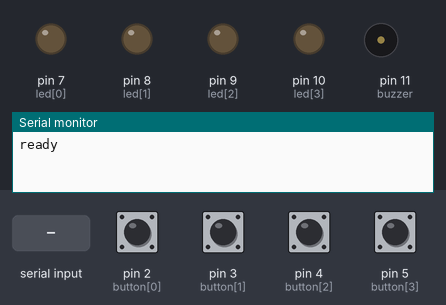
A sketch run on a simulated Arduino Uno, built with avr-gcc and run on an emulated ATmega328P. Shown: output pins drawn as LEDs (lit = HIGH), buzzer (waves = sounding, pin HIGH), the last lines printed to the serial monitor. Dashed ring = blinking. The test bench sets the inputs (shaded band); at power-on: pin 2 (button[0]), pin 3 (button[1]), pin 4 (button[2]), pin 5 (button[3]) LOW. Random numbers use the default seed unless the sketch sets one.

Above: at 1.2 s.
1.3 s: "1\n" received over Serial
At 1.45 s:
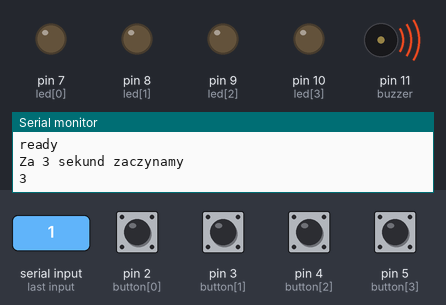
4.3 s: "test\n" received over Serial
At 4.85 s:
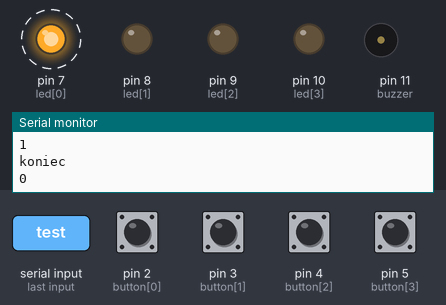
7.3 s: "2\n" received over Serial
At 7.45 s:
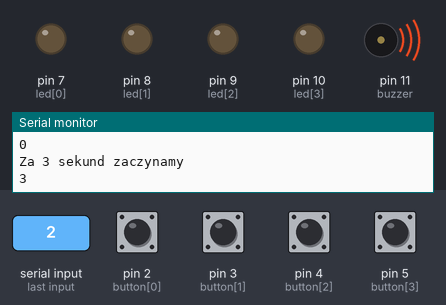
10.3 s: pin 2 (button[0]) pulled HIGH for 1 s
12.8 s: pin 3 (button[1]) pulled HIGH for 0.15 s
At 14.0 s:
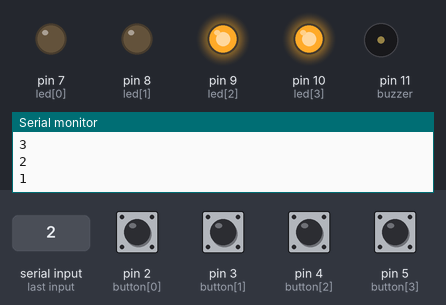
14.4 s: pin 4 (button[2]) pulled HIGH for 0.15 s
At 15.4 s:
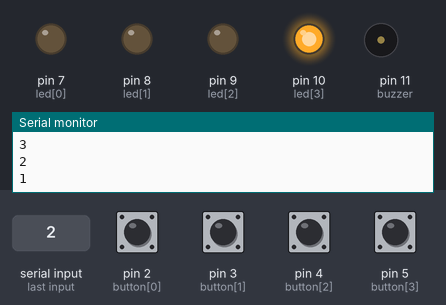
Timing chart, 0 to 17.0 s (numbered marks = the images above; inputs shaded):
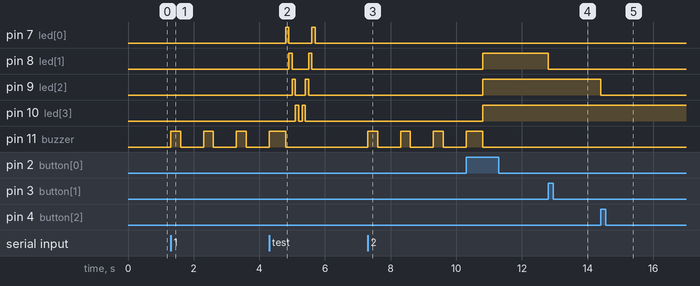

The sketch:

2_tryby__czas_komendy.ino
```cpp
int led []={7, 8, 9, 10};
int button []={2, 3, 4, 5};
int buttonState[] = {0,0,0,0};
int x = random(0,4);//numer popera
int xOld = x;
int current =0;
int target =20;
int flag = 0;
int buzzer = 11;
int remain = 4;
int flag2 []={0,0,0,0};

String inData;
char cmd[100];
byte cmdIndex;

unsigned long teraz;
unsigned long watch;

void setup() {
  pinMode(buzzer, OUTPUT);
  pinMode(led[0], OUTPUT);
  pinMode(led[1], OUTPUT);
  pinMode(led[2], OUTPUT);
  pinMode(led[3], OUTPUT);
  pinMode(button[0], INPUT);
  pinMode(button[1], INPUT);
  pinMode(button[2], INPUT);
  pinMode(button[3], INPUT);
  Serial.begin(9600);
  Serial.println("ready");
  randomSeed(analogRead(0));
}

void exeCmd(){
  String command(cmd);
  if (command == "test"){
    for(int l; l<4; l++){
      digitalWrite(led[l],HIGH);
      delay(100);
      digitalWrite(led[l],LOW);
    }
    delay(100);
    for(int l=3; l>=0; l--){
      digitalWrite(led[l],HIGH);
      delay(100);
      digitalWrite(led[l],LOW);
    }
  }
  else if (cmd[0] == '1'){
    Serial.println("Za 3 sekund zaczynamy");
    for(int t=3; t>0; t--){
      Serial.println(t);
      digitalWrite(buzzer, HIGH);
      delay(300);
      digitalWrite(buzzer, LOW);
      delay(700);
    }
    digitalWrite(buzzer, HIGH);
    delay(500);
    digitalWrite(buzzer, LOW);
    current = 0;
    flag = 0;
    target  = atof(cmd + 1);
    watch = millis();
    while(current < target){
          digitalWrite(led[x],HIGH);
          buttonState[x]=digitalRead(button[x]);

          if(buttonState[x] == HIGH){
            digitalWrite(led[x],LOW);
            do{
            x = random(0,4);
            }while(x == xOld);

            if(x!=xOld){
              xOld=x;
              current ++;
            }
            //Serial.println(current);
          }
        }

        if(flag ==0){
          flag = 1;
          Serial.println("koniec");
          teraz = millis();
          Serial.println(teraz - watch);
        }
    }
    else if (cmd[0] == '2'){
    Serial.println("Za 3 sekund zaczynamy");
    for(int t=3; t>0; t--){
      Serial.println(t);
      digitalWrite(buzzer, HIGH);
      delay(300);
      digitalWrite(buzzer, LOW);
      delay(700);
    }
    digitalWrite(buzzer, HIGH);
    delay(500);
    digitalWrite(buzzer, LOW);
    for(int l = 0; l<4; l++){
      digitalWrite(led[l],HIGH);
    }
    remain=0;
    watch = millis();
    while(remain <4){
      buttonState[0]=digitalRead(button[0]);
      buttonState[1]=digitalRead(button[1]);
      buttonState[2]=digitalRead(button[2]);
      buttonState[3]=digitalRead(button[3]);
      if(buttonState[0] == HIGH){
        digitalWrite(led[0],LOW);
        if(flag2[0]==0){
            remain++;
            flag2[0]++;
          }
      }
      if(buttonState[1] == HIGH){
        digitalWrite(led[1],LOW);
        if(flag2[1]==0){
            remain++;
            flag2[1]++;
          }
      }
      if(buttonState[2] == HIGH){
        digitalWrite(led[2],LOW);
        if(flag2[2]==0){
            remain++;
            flag2[2]++;
          }
      }
      if(buttonState[3] == HIGH){
        digitalWrite(led[3],LOW);
        if(flag2[3]==0){
            remain++;
            flag2[3]++;
          }
      }
    }
    Serial.println("koniec, twój czas: ");
    teraz = millis();
    Serial.println(teraz - watch);
    }
}

void loop() {
  if(Serial.available()>0){
  char c = (char)Serial.read();
  if(c =='\n'){
    cmd[cmdIndex] = 0;
    exeCmd();
    cmdIndex = 0;
    char cmd[100];
    }
    else{
      cmd[cmdIndex] = c;
      if(cmdIndex <99) cmdIndex++;
      }


  }
}
```

Measured:
- after the input at 1.3 s, pin 11 (buzzer): alternates HIGH for 0.30 s and LOW for 0.70 s, starting at once
- after the input at 4.3 s, pin 7 (led[0]): alternates HIGH for 0.10 s and LOW for 0.70 s, 4 changes in all, then stays LOW, starting after 0.50 s; pin 8 (led[1]): alternates HIGH for 0.10 s and LOW for 0.50 s, 4 changes in all, then stays LOW, starting after 0.60 s
- after the input at 7.3 s, pin 11 (buzzer): alternates HIGH for 0.30 s and LOW for 0.70 s, starting at once
- after the input at 12.8 s, pin 8 (led[1]): HIGH → LOW at once
- after the input at 14.4 s, pin 9 (led[2]): HIGH → LOW at once
